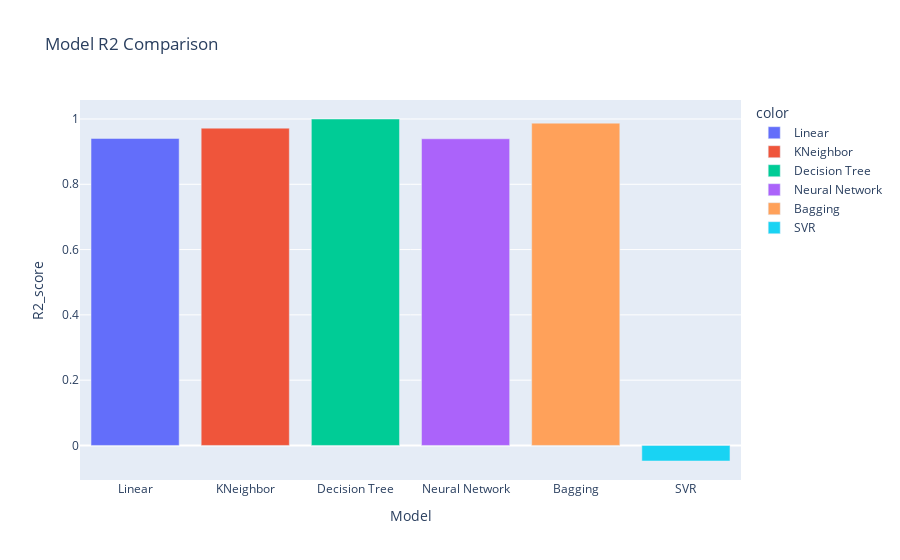

Source (notebook cell):
### Code cell
fig.show()

### Figure 1 — Plotly figure (JSON) as saved in the notebook; plotly's stock layout.template omitted (floating-point values rounded to 4 significant figures)
{"data": [{"alignmentgroup": "True", "hovertemplate": "color=Linear<br>Model=%{x}<br>R2_score=%{y}<extra></extra>", "legendgroup": "Linear", "marker": {"color": "#636efa", "pattern": {"shape": ""}}, "name": "Linear", "offsetgroup": "Linear", "orientation": "v", "showlegend": true, "textposition": "auto", "type": "bar", "x": ["Linear"], "xaxis": "x", "y": [0.9404], "yaxis": "y"}, {"alignmentgroup": "True", "hovertemplate": "color=KNeighbor<br>Model=%{x}<br>R2_score=%{y}<extra></extra>", "legendgroup": "KNeighbor", "marker": {"color": "#EF553B", "pattern": {"shape": ""}}, "name": "KNeighbor", "offsetgroup": "KNeighbor", "orientation": "v", "showlegend": true, "textposition": "auto", "type": "bar", "x": ["KNeighbor"], "xaxis": "x", "y": [0.972], "yaxis": "y"}, {"alignmentgroup": "True", "hovertemplate": "color=Decision Tree<br>Model=%{x}<br>R2_score=%{y}<extra></extra>", "legendgroup": "Decision Tree", "marker": {"color": "#00cc96", "pattern": {"shape": ""}}, "name": "Decision Tree", "offsetgroup": "Decision Tree", "orientation": "v", "showlegend": true, "textposition": "auto", "type": "bar", "x": ["Decision Tree"], "xaxis": "x", "y": [1.0], "yaxis": "y"}, {"alignmentgroup": "True", "hovertemplate": "color=Neural Network<br>Model=%{x}<br>R2_score=%{y}<extra></extra>", "legendgroup": "Neural Network", "marker": {"color": "#ab63fa", "pattern": {"shape": ""}}, "name": "Neural Network", "offsetgroup": "Neural Network", "orientation": "v", "showlegend": true, "textposition": "auto", "type": "bar", "x": ["Neural Network"], "xaxis": "x", "y": [0.9394], "yaxis": "y"}, {"alignmentgroup": "True", "hovertemplate": "color=Bagging<br>Model=%{x}<br>R2_score=%{y}<extra></extra>", "legendgroup": "Bagging", "marker": {"color": "#FFA15A", "pattern": {"shape": ""}}, "name": "Bagging", "offsetgroup": "Bagging", "orientation": "v", "showlegend": true, "textposition": "auto", "type": "bar", "x": ["Bagging"], "xaxis": "x", "y": [0.9873], "yaxis": "y"}, {"alignmentgroup": "True", "hovertemplate": "color=SVR<br>Model=%{x}<br>R2_score=%{y}<extra></extra>", "legendgroup": "SVR", "marker": {"color": "#19d3f3", "pattern": {"shape": ""}}, "name": "SVR", "offsetgroup": "SVR", "orientation": "v", "showlegend": true, "textposition": "auto", "type": "bar", "x": ["SVR"], "xaxis": "x", "y": [-0.04762], "yaxis": "y"}], "layout": {"barmode": "relative", "legend": {"title": {"text": "color"}, "tracegroupgap": 0}, "title": {"text": "Model R2 Comparison"}, "xaxis": {"anchor": "y", "domain": [0, 1], "title": {"text": "Model"}}, "yaxis": {"anchor": "x", "domain": [0, 1], "title": {"text": "R2_score"}}}}
